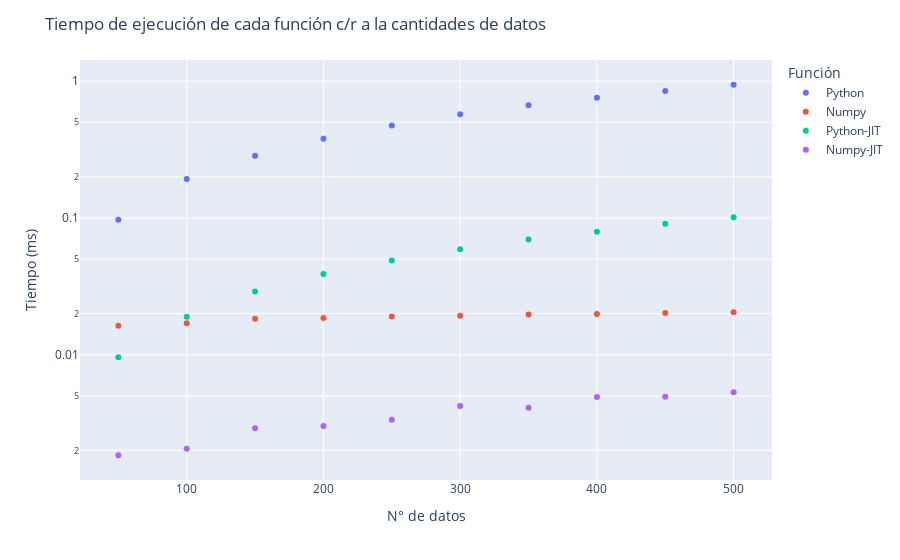

Source (notebook cell):
### Code cell
df_tabla = pd.DataFrame(data)
fig = px.scatter(df_tabla, x="N° de datos", y="Tiempo (ms)", color="Función",log_y=True)
fig.update_layout(
    title="Tiempo de ejecución de cada función c/r a la cantidades de datos"
)
fig.show()#renderer="notebook")

### Figure 1 — Plotly figure (JSON) as saved in the notebook; plotly's stock layout.template omitted (floating-point values rounded to 4 significant figures)
{"data": [{"hovertemplate": "Función=Python<br>N° de datos=%{x}<br>Tiempo (ms)=%{y}<extra></extra>", "legendgroup": "Python", "marker": {"color": "#636efa", "symbol": "circle"}, "mode": "markers", "name": "Python", "orientation": "v", "showlegend": true, "type": "scatter", "x": [50, 100, 150, 200, 250, 300, 350, 400, 450, 500], "xaxis": "x", "y": [0.09718, 0.1927, 0.2854, 0.3798, 0.4749, 0.574, 0.6663, 0.7569, 0.8486, 0.9414], "yaxis": "y"}, {"hovertemplate": "Función=Numpy<br>N° de datos=%{x}<br>Tiempo (ms)=%{y}<extra></extra>", "legendgroup": "Numpy", "marker": {"color": "#EF553B", "symbol": "circle"}, "mode": "markers", "name": "Numpy", "orientation": "v", "showlegend": true, "type": "scatter", "x": [50, 100, 150, 200, 250, 300, 350, 400, 450, 500], "xaxis": "x", "y": [0.01629, 0.01698, 0.01836, 0.0186, 0.01902, 0.01925, 0.01969, 0.01982, 0.02022, 0.0205], "yaxis": "y"}, {"hovertemplate": "Función=Python-JIT<br>N° de datos=%{x}<br>Tiempo (ms)=%{y}<extra></extra>", "legendgroup": "Python-JIT", "marker": {"color": "#00cc96", "symbol": "circle"}, "mode": "markers", "name": "Python-JIT", "orientation": "v", "showlegend": true, "type": "scatter", "x": [50, 100, 150, 200, 250, 300, 350, 400, 450, 500], "xaxis": "x", "y": [0.009592, 0.01899, 0.02897, 0.03889, 0.04893, 0.05901, 0.06966, 0.07945, 0.09061, 0.101], "yaxis": "y"}, {"hovertemplate": "Función=Numpy-JIT<br>N° de datos=%{x}<br>Tiempo (ms)=%{y}<extra></extra>", "legendgroup": "Numpy-JIT", "marker": {"color": "#ab63fa", "symbol": "circle"}, "mode": "markers", "name": "Numpy-JIT", "orientation": "v", "showlegend": true, "type": "scatter", "x": [50, 100, 150, 200, 250, 300, 350, 400, 450, 500], "xaxis": "x", "y": [0.001843, 0.002057, 0.002906, 0.003016, 0.003351, 0.004222, 0.004095, 0.004908, 0.004925, 0.005319], "yaxis": "y"}], "layout": {"autosize": true, "legend": {"title": {"text": "Función"}, "tracegroupgap": 0}, "margin": {"t": 60}, "title": {"text": "Tiempo de ejecución de cada función c/r a la cantidades de datos"}, "xaxis": {"anchor": "y", "autorange": true, "domain": [0, 1], "range": [23.04, 527.0], "title": {"text": "N° de datos"}, "type": "linear"}, "yaxis": {"anchor": "x", "autorange": true, "domain": [0, 1], "range": [-2.944, 0.1834], "title": {"text": "Tiempo (ms)"}, "type": "log"}}}
